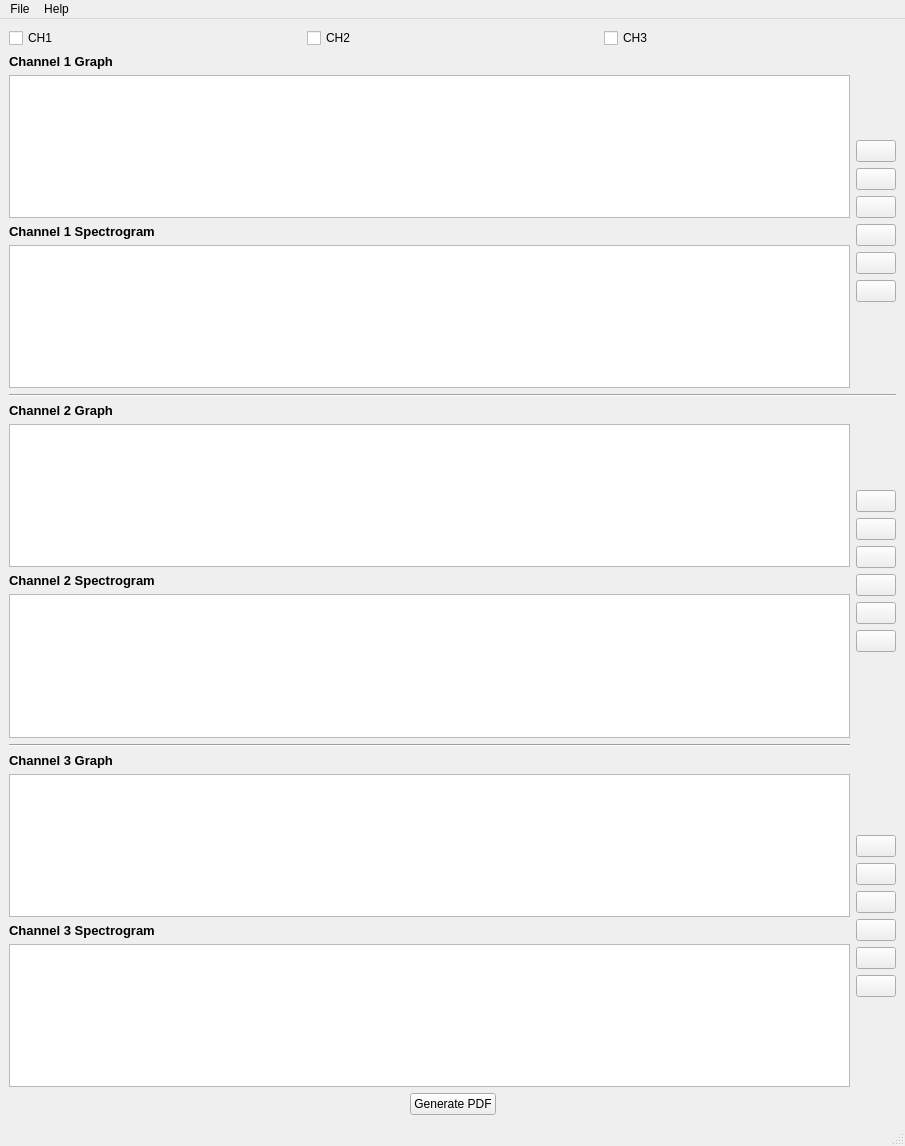
<?xml version="1.0" encoding="UTF-8"?>
<ui version="4.0">
 <class>MainWindow</class>
 <widget class="QMainWindow" name="MainWindow">
  <property name="geometry">
   <rect>
    <x>0</x>
    <y>0</y>
    <width>905</width>
    <height>1146</height>
   </rect>
  </property>
  <property name="windowTitle">
   <string>SBME - Signal Viewer</string>
  </property>
  <property name="windowIcon">
   <iconset>
    <normaloff>Images/MainIcon.png</normaloff>Images/MainIcon.png</iconset>
  </property>
  <widget class="QWidget" name="centralwidget">
   <layout class="QVBoxLayout" name="verticalLayout_4">
    <item>
     <layout class="QHBoxLayout" name="showChannels">
      <item>
       <widget class="QCheckBox" name="showChannel1">
        <property name="text">
         <string>CH1</string>
        </property>
        <property name="shortcut">
         <string>Alt+1</string>
        </property>
       </widget>
      </item>
      <item>
       <widget class="QCheckBox" name="showChannel2">
        <property name="text">
         <string>CH2</string>
        </property>
        <property name="shortcut">
         <string>Alt+2</string>
        </property>
       </widget>
      </item>
      <item>
       <widget class="QCheckBox" name="showChannel3">
        <property name="text">
         <string>CH3</string>
        </property>
        <property name="shortcut">
         <string>Alt+3</string>
        </property>
       </widget>
      </item>
     </layout>
    </item>
    <item>
     <layout class="QHBoxLayout" name="Channel1Components">
      <item>
       <layout class="QVBoxLayout" name="channel1Graphs">
        <property name="sizeConstraint">
         <enum>QLayout::SetDefaultConstraint</enum>
        </property>
        <item>
         <widget class="QLabel" name="graph1Label">
          <property name="font">
           <font>
            <pointsize>10</pointsize>
            <weight>75</weight>
            <bold>true</bold>
           </font>
          </property>
          <property name="text">
           <string>Channel 1 Graph</string>
          </property>
         </widget>
        </item>
        <item>
         <widget class="PlotWidget" name="signal1Graph"/>
        </item>
        <item>
         <widget class="QLabel" name="spectrogram1Label">
          <property name="font">
           <font>
            <pointsize>10</pointsize>
            <weight>75</weight>
            <bold>true</bold>
           </font>
          </property>
          <property name="text">
           <string>Channel 1 Spectrogram</string>
          </property>
         </widget>
        </item>
        <item>
         <widget class="PlotWidget" name="sepctrogram1Graph"/>
        </item>
       </layout>
      </item>
      <item>
       <layout class="QVBoxLayout" name="controls1">
        <item>
         <spacer name="verticalSpacer_3">
          <property name="orientation">
           <enum>Qt::Vertical</enum>
          </property>
          <property name="sizeHint" stdset="0">
           <size>
            <width>20</width>
            <height>40</height>
           </size>
          </property>
         </spacer>
        </item>
        <item>
         <widget class="QPushButton" name="playBtn1">
          <property name="enabled">
           <bool>true</bool>
          </property>
          <property name="maximumSize">
           <size>
            <width>50</width>
            <height>16777215</height>
           </size>
          </property>
          <property name="text">
           <string/>
          </property>
          <property name="icon">
           <iconset>
            <normaloff>Images/play.png</normaloff>Images/play.png</iconset>
          </property>
         </widget>
        </item>
        <item>
         <widget class="QPushButton" name="pauseBtn1">
          <property name="maximumSize">
           <size>
            <width>50</width>
            <height>16777215</height>
           </size>
          </property>
          <property name="text">
           <string/>
          </property>
          <property name="icon">
           <iconset>
            <normaloff>Images/pause.png</normaloff>Images/pause.png</iconset>
          </property>
         </widget>
        </item>
        <item>
         <widget class="QPushButton" name="stopBtn1">
          <property name="maximumSize">
           <size>
            <width>50</width>
            <height>16777215</height>
           </size>
          </property>
          <property name="text">
           <string/>
          </property>
          <property name="icon">
           <iconset>
            <normaloff>Images/stop.png</normaloff>Images/stop.png</iconset>
          </property>
         </widget>
        </item>
        <item>
         <widget class="QPushButton" name="zoomInBtn1">
          <property name="maximumSize">
           <size>
            <width>50</width>
            <height>16777215</height>
           </size>
          </property>
          <property name="text">
           <string/>
          </property>
          <property name="icon">
           <iconset>
            <normaloff>Images/zoom-in.png</normaloff>Images/zoom-in.png</iconset>
          </property>
         </widget>
        </item>
        <item>
         <widget class="QPushButton" name="zoonOutBtn1">
          <property name="maximumSize">
           <size>
            <width>50</width>
            <height>16777215</height>
           </size>
          </property>
          <property name="text">
           <string/>
          </property>
          <property name="icon">
           <iconset>
            <normaloff>Images/zoom-out.png</normaloff>Images/zoom-out.png</iconset>
          </property>
         </widget>
        </item>
        <item>
         <widget class="QPushButton" name="clearBtn1">
          <property name="maximumSize">
           <size>
            <width>50</width>
            <height>16777215</height>
           </size>
          </property>
          <property name="text">
           <string/>
          </property>
          <property name="icon">
           <iconset>
            <normaloff>Images/delete.png</normaloff>Images/delete.png</iconset>
          </property>
         </widget>
        </item>
        <item>
         <spacer name="verticalSpacer_4">
          <property name="orientation">
           <enum>Qt::Vertical</enum>
          </property>
          <property name="sizeHint" stdset="0">
           <size>
            <width>20</width>
            <height>40</height>
           </size>
          </property>
         </spacer>
        </item>
       </layout>
      </item>
     </layout>
    </item>
    <item>
     <widget class="Line" name="line">
      <property name="orientation">
       <enum>Qt::Horizontal</enum>
      </property>
     </widget>
    </item>
    <item>
     <layout class="QHBoxLayout" name="Channel2Components">
      <item>
       <layout class="QVBoxLayout" name="Channel2Graphs">
        <property name="sizeConstraint">
         <enum>QLayout::SetDefaultConstraint</enum>
        </property>
        <item>
         <widget class="QLabel" name="graph2Label">
          <property name="font">
           <font>
            <pointsize>10</pointsize>
            <weight>75</weight>
            <bold>true</bold>
           </font>
          </property>
          <property name="text">
           <string>Channel 2 Graph</string>
          </property>
         </widget>
        </item>
        <item>
         <widget class="PlotWidget" name="signal2Graph"/>
        </item>
        <item>
         <widget class="QLabel" name="spectrogram2Label">
          <property name="font">
           <font>
            <pointsize>10</pointsize>
            <weight>75</weight>
            <bold>true</bold>
           </font>
          </property>
          <property name="text">
           <string>Channel 2 Spectrogram</string>
          </property>
         </widget>
        </item>
        <item>
         <widget class="PlotWidget" name="spectrogram2Graph"/>
        </item>
       </layout>
      </item>
      <item>
       <layout class="QVBoxLayout" name="controls2">
        <item>
         <spacer name="verticalSpacer_5">
          <property name="orientation">
           <enum>Qt::Vertical</enum>
          </property>
          <property name="sizeHint" stdset="0">
           <size>
            <width>20</width>
            <height>40</height>
           </size>
          </property>
         </spacer>
        </item>
        <item>
         <widget class="QPushButton" name="playBtn2">
          <property name="enabled">
           <bool>true</bool>
          </property>
          <property name="maximumSize">
           <size>
            <width>50</width>
            <height>16777215</height>
           </size>
          </property>
          <property name="text">
           <string/>
          </property>
          <property name="icon">
           <iconset>
            <normaloff>Images/play.png</normaloff>Images/play.png</iconset>
          </property>
         </widget>
        </item>
        <item>
         <widget class="QPushButton" name="pauseBtn2">
          <property name="maximumSize">
           <size>
            <width>50</width>
            <height>16777215</height>
           </size>
          </property>
          <property name="text">
           <string/>
          </property>
          <property name="icon">
           <iconset>
            <normaloff>Images/pause.png</normaloff>Images/pause.png</iconset>
          </property>
         </widget>
        </item>
        <item>
         <widget class="QPushButton" name="stopBtn2">
          <property name="maximumSize">
           <size>
            <width>50</width>
            <height>16777215</height>
           </size>
          </property>
          <property name="text">
           <string/>
          </property>
          <property name="icon">
           <iconset>
            <normaloff>Images/stop.png</normaloff>Images/stop.png</iconset>
          </property>
         </widget>
        </item>
        <item>
         <widget class="QPushButton" name="zoomInBtn2">
          <property name="maximumSize">
           <size>
            <width>50</width>
            <height>16777215</height>
           </size>
          </property>
          <property name="text">
           <string/>
          </property>
          <property name="icon">
           <iconset>
            <normaloff>Images/zoom-in.png</normaloff>Images/zoom-in.png</iconset>
          </property>
         </widget>
        </item>
        <item>
         <widget class="QPushButton" name="zoonOutBtn2">
          <property name="maximumSize">
           <size>
            <width>50</width>
            <height>16777215</height>
           </size>
          </property>
          <property name="text">
           <string/>
          </property>
          <property name="icon">
           <iconset>
            <normaloff>Images/zoom-out.png</normaloff>Images/zoom-out.png</iconset>
          </property>
         </widget>
        </item>
        <item>
         <widget class="QPushButton" name="clearBtn2">
          <property name="maximumSize">
           <size>
            <width>50</width>
            <height>16777215</height>
           </size>
          </property>
          <property name="text">
           <string/>
          </property>
          <property name="icon">
           <iconset>
            <normaloff>Images/delete.png</normaloff>Images/delete.png</iconset>
          </property>
         </widget>
        </item>
        <item>
         <spacer name="verticalSpacer_6">
          <property name="orientation">
           <enum>Qt::Vertical</enum>
          </property>
          <property name="sizeHint" stdset="0">
           <size>
            <width>20</width>
            <height>40</height>
           </size>
          </property>
         </spacer>
        </item>
       </layout>
      </item>
     </layout>
    </item>
    <item>
     <layout class="QHBoxLayout" name="Channel3Components">
      <item>
       <layout class="QVBoxLayout" name="channel3Graphs">
        <property name="sizeConstraint">
         <enum>QLayout::SetDefaultConstraint</enum>
        </property>
        <item>
         <widget class="Line" name="line_2">
          <property name="orientation">
           <enum>Qt::Horizontal</enum>
          </property>
         </widget>
        </item>
        <item>
         <widget class="QLabel" name="graph3Label">
          <property name="font">
           <font>
            <pointsize>10</pointsize>
            <weight>75</weight>
            <bold>true</bold>
           </font>
          </property>
          <property name="text">
           <string>Channel 3 Graph</string>
          </property>
         </widget>
        </item>
        <item>
         <widget class="PlotWidget" name="signal3Graph"/>
        </item>
        <item>
         <widget class="QLabel" name="spectrogram3Label">
          <property name="font">
           <font>
            <pointsize>10</pointsize>
            <weight>75</weight>
            <bold>true</bold>
           </font>
          </property>
          <property name="text">
           <string>Channel 3 Spectrogram</string>
          </property>
         </widget>
        </item>
        <item>
         <widget class="PlotWidget" name="spectrogram3Graph"/>
        </item>
       </layout>
      </item>
      <item>
       <layout class="QVBoxLayout" name="control3">
        <item>
         <spacer name="verticalSpacer">
          <property name="orientation">
           <enum>Qt::Vertical</enum>
          </property>
          <property name="sizeHint" stdset="0">
           <size>
            <width>20</width>
            <height>40</height>
           </size>
          </property>
         </spacer>
        </item>
        <item>
         <widget class="QPushButton" name="playBtn3">
          <property name="enabled">
           <bool>true</bool>
          </property>
          <property name="maximumSize">
           <size>
            <width>50</width>
            <height>16777215</height>
           </size>
          </property>
          <property name="text">
           <string/>
          </property>
          <property name="icon">
           <iconset>
            <normaloff>Images/play.png</normaloff>Images/play.png</iconset>
          </property>
         </widget>
        </item>
        <item>
         <widget class="QPushButton" name="pauseBtn3">
          <property name="maximumSize">
           <size>
            <width>50</width>
            <height>16777215</height>
           </size>
          </property>
          <property name="text">
           <string/>
          </property>
          <property name="icon">
           <iconset>
            <normaloff>Images/pause.png</normaloff>Images/pause.png</iconset>
          </property>
         </widget>
        </item>
        <item>
         <widget class="QPushButton" name="stopBtn3">
          <property name="maximumSize">
           <size>
            <width>50</width>
            <height>16777215</height>
           </size>
          </property>
          <property name="text">
           <string/>
          </property>
          <property name="icon">
           <iconset>
            <normaloff>Images/stop.png</normaloff>Images/stop.png</iconset>
          </property>
         </widget>
        </item>
        <item>
         <widget class="QPushButton" name="zoomInBtn3">
          <property name="maximumSize">
           <size>
            <width>50</width>
            <height>16777215</height>
           </size>
          </property>
          <property name="text">
           <string/>
          </property>
          <property name="icon">
           <iconset>
            <normaloff>Images/zoom-in.png</normaloff>Images/zoom-in.png</iconset>
          </property>
         </widget>
        </item>
        <item>
         <widget class="QPushButton" name="zoonOutBtn3">
          <property name="maximumSize">
           <size>
            <width>50</width>
            <height>16777215</height>
           </size>
          </property>
          <property name="text">
           <string/>
          </property>
          <property name="icon">
           <iconset>
            <normaloff>Images/zoom-out.png</normaloff>Images/zoom-out.png</iconset>
          </property>
         </widget>
        </item>
        <item>
         <widget class="QPushButton" name="clearBtn3">
          <property name="maximumSize">
           <size>
            <width>50</width>
            <height>16777215</height>
           </size>
          </property>
          <property name="text">
           <string/>
          </property>
          <property name="icon">
           <iconset>
            <normaloff>Images/delete.png</normaloff>Images/delete.png</iconset>
          </property>
         </widget>
        </item>
        <item>
         <spacer name="verticalSpacer_2">
          <property name="orientation">
           <enum>Qt::Vertical</enum>
          </property>
          <property name="sizeHint" stdset="0">
           <size>
            <width>20</width>
            <height>40</height>
           </size>
          </property>
         </spacer>
        </item>
       </layout>
      </item>
     </layout>
    </item>
    <item>
     <layout class="QHBoxLayout" name="ReportComponent">
      <item>
       <spacer name="horizontalSpacer">
        <property name="orientation">
         <enum>Qt::Horizontal</enum>
        </property>
        <property name="sizeHint" stdset="0">
         <size>
          <width>40</width>
          <height>20</height>
         </size>
        </property>
       </spacer>
      </item>
      <item>
       <widget class="QPushButton" name="generateReport">
        <property name="maximumSize">
         <size>
          <width>800</width>
          <height>800</height>
         </size>
        </property>
        <property name="text">
         <string>Generate PDF</string>
        </property>
       </widget>
      </item>
      <item>
       <spacer name="horizontalSpacer_2">
        <property name="orientation">
         <enum>Qt::Horizontal</enum>
        </property>
        <property name="sizeHint" stdset="0">
         <size>
          <width>40</width>
          <height>20</height>
         </size>
        </property>
       </spacer>
      </item>
     </layout>
    </item>
   </layout>
  </widget>
  <widget class="QMenuBar" name="menubar">
   <property name="geometry">
    <rect>
     <x>0</x>
     <y>0</y>
     <width>905</width>
     <height>26</height>
    </rect>
   </property>
   <widget class="QMenu" name="menuFile">
    <property name="title">
     <string>File</string>
    </property>
    <widget class="QMenu" name="menuOpen">
     <property name="title">
      <string>Open</string>
     </property>
     <addaction name="actionOpenChannel1"/>
     <addaction name="actionOpenChannel2"/>
     <addaction name="actionOpenChannel3"/>
    </widget>
    <addaction name="menuOpen"/>
    <addaction name="actionGenerateReport"/>
    <addaction name="actionExit"/>
   </widget>
   <widget class="QMenu" name="menuAbout">
    <property name="title">
     <string>Help</string>
    </property>
    <addaction name="actionAbout"/>
   </widget>
   <addaction name="menuFile"/>
   <addaction name="menuAbout"/>
  </widget>
  <widget class="QStatusBar" name="statusbar"/>
  <action name="actionOpenChannel1">
   <property name="text">
    <string>Channel 1</string>
   </property>
   <property name="shortcut">
    <string>Ctrl+1</string>
   </property>
  </action>
  <action name="actionOpenChannel2">
   <property name="text">
    <string>Channel 2</string>
   </property>
   <property name="shortcut">
    <string>Ctrl+2</string>
   </property>
  </action>
  <action name="actionOpenChannel3">
   <property name="text">
    <string>Channel 3</string>
   </property>
   <property name="shortcut">
    <string>Ctrl+3</string>
   </property>
  </action>
  <action name="actionExit">
   <property name="text">
    <string>Exit</string>
   </property>
   <property name="shortcut">
    <string>Ctrl+Q</string>
   </property>
  </action>
  <action name="actionAbout">
   <property name="text">
    <string>About</string>
   </property>
   <property name="shortcut">
    <string>F1</string>
   </property>
  </action>
  <action name="actionGenerateReport">
   <property name="text">
    <string>Generate Report</string>
   </property>
   <property name="shortcut">
    <string>Ctrl+S</string>
   </property>
  </action>
 </widget>
 <customwidgets>
  <customwidget>
   <class>PlotWidget</class>
   <extends>QGraphicsView</extends>
   <header>pyqtgraph</header>
   <container>1</container>
  </customwidget>
 </customwidgets>
 <resources/>
 <connections/>
</ui>
